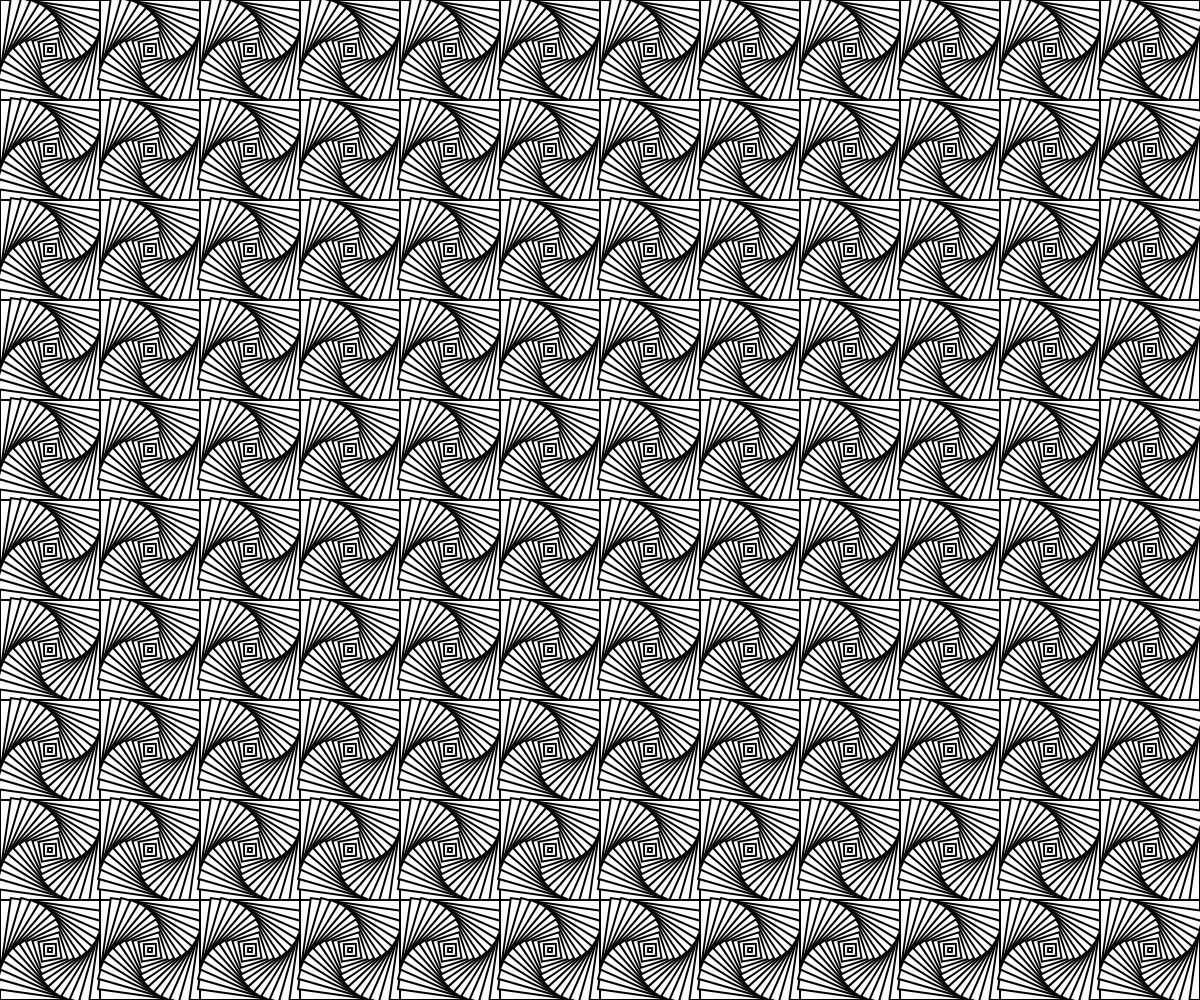
Frame 1 (no input)
Frame 60 (no input): identical to frame 1, image omitted
Frame 120 (the mouse pressed at the canvas centre since frame 60): identical to frame 1, image omitted

The p5.js sketch that drew this single still picture (run headless with seeded random() and noise() and a simulated clock; from frame 60 on, the mouse is pressed at the canvas centre):

// p5.js sketch
// ── sketch.js
function setup() {
  createCanvas(windowWidth, windowHeight);
  rectMode(CENTER);
  angleMode(DEGREES);
  background(220, 120, 120);

  strokeWeight(2);
  let pitch = 100;
  let sqDim = 1.0 * pitch;
  translate(pitch / 2, pitch / 2);

  // draw a column of rows
  for (let y = 0; y < height; y += pitch) {
    // draw a row of squares
    for (let x = 0; x < width; x += pitch) {
      // draw concentric squares
      for (let dd = sqDim; dd > 0; dd -= 8) {
        push();
        translate(x, y);
        // dd goes from sqDim -> 0, so (sqDim - dd) will go from 0 -> sqDim
        rotate(sqDim - dd);
        rect(0, 0, dd);
        pop();
      }
    }
  }
}

function draw() {}
